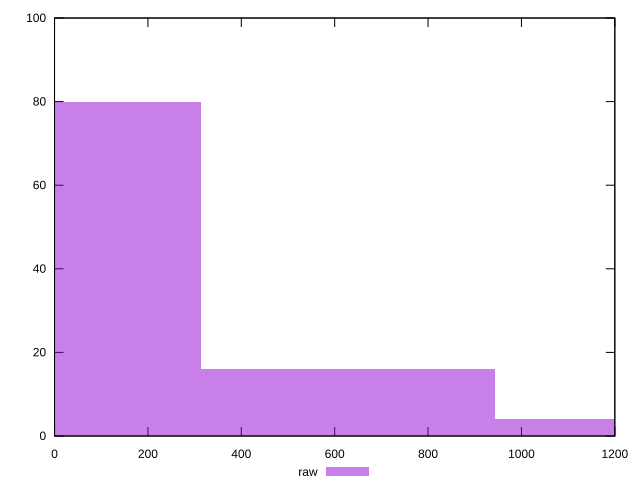

Source code (gnuplot):
reset

$raw <<EOF
629.1641638806599 16
0 80
1258.3283277613198 4
EOF

set key outside below
set boxwidth 629.1641638806599
set xrange [0:1200]
set yrange [0:100]
set trange [0:100]
set style fill transparent solid 0.5 noborder
set terminal svg size 640, 490 enhanced background rgb 'white'
set output "report_00014_2021-02-09T15:56:05.503Z/uses-http2/samples/pages+cached/raw/histogram.svg"

plot $raw title "raw" with boxes

reset
